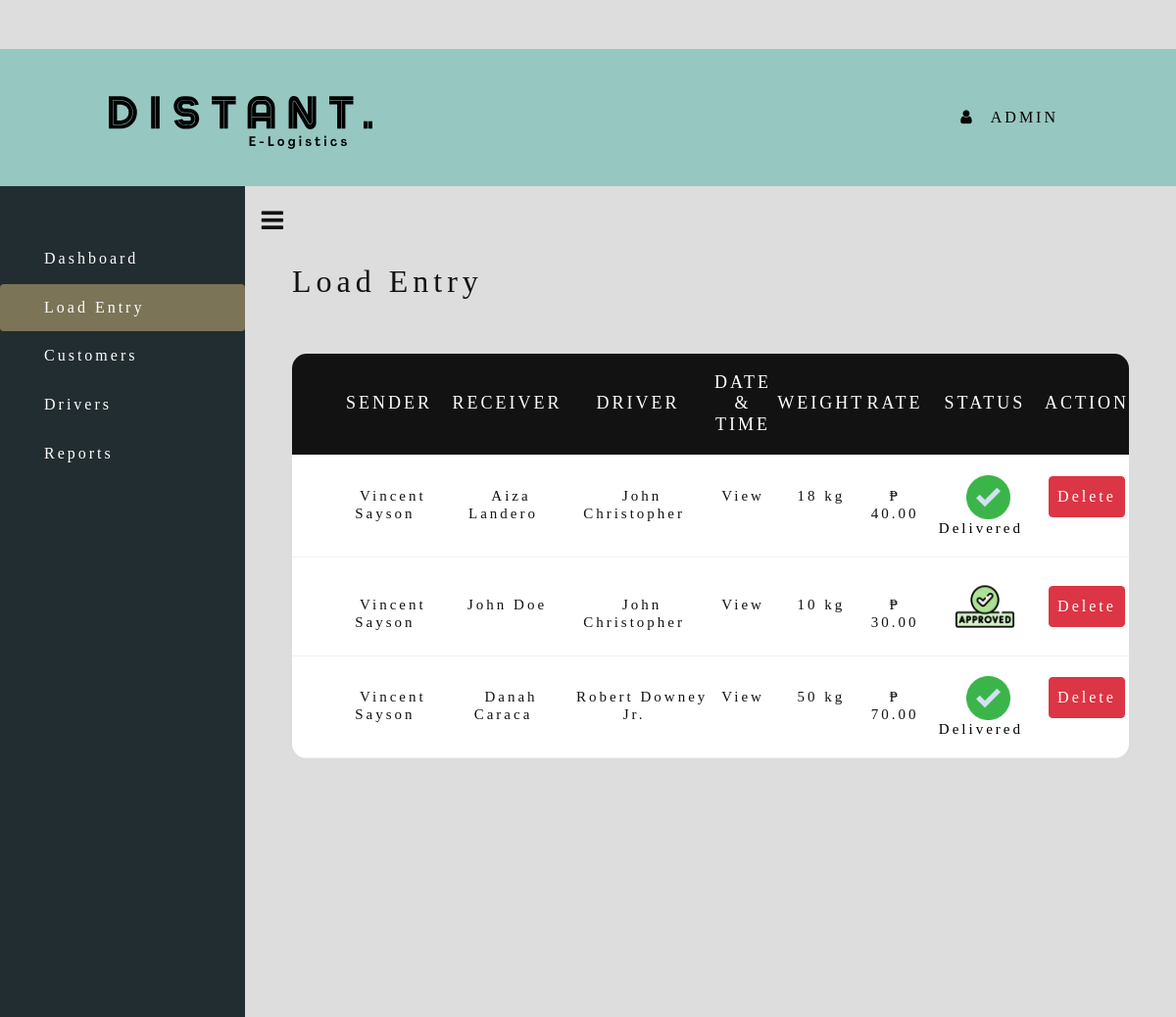
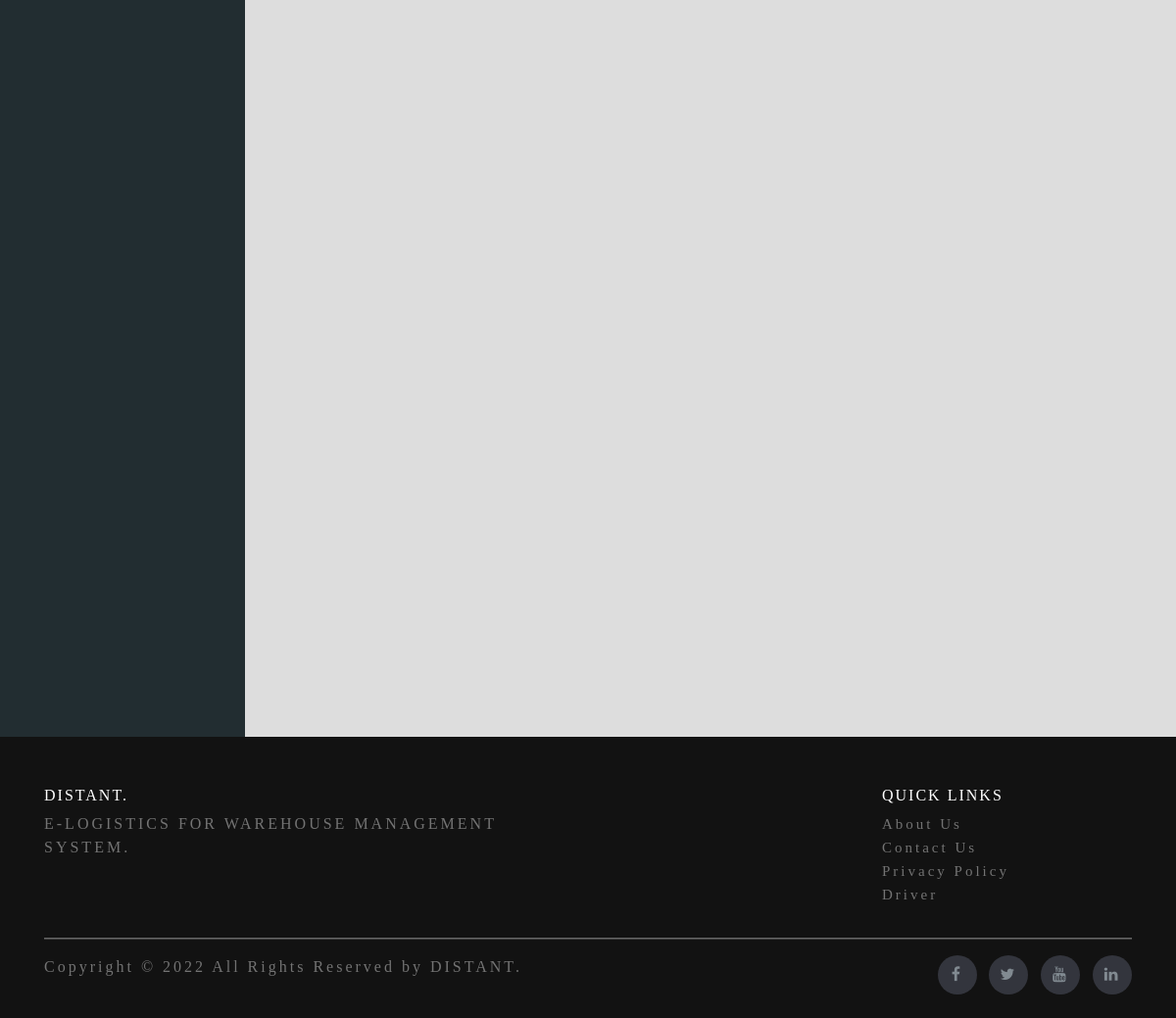
The page /user/admin/load-entry.php (signed in) on the database its author committed (2 pictures, top to bottom).
### tables this page shows
CREATE TABLE `parcels` (
  `id` int(11) NOT NULL,
  `fullname` varchar(255) NOT NULL,
  `address` varchar(255) NOT NULL,
  `contact` varchar(255) NOT NULL,
  `sender_id` int(11) NOT NULL,
  `status` varchar(255) NOT NULL DEFAULT 'To Be Approve',
  `pick_up` date DEFAULT NULL,
  `pick_up_time` time DEFAULT NULL,
  `real_pick_up` date DEFAULT NULL,
  `real_pick_up_time` time DEFAULT NULL,
  `driver_id` int(11) NOT NULL,
  `est` date DEFAULT NULL,
  `est_time` time DEFAULT NULL,
  `real_est` date DEFAULT NULL,
  `real_est_time` time DEFAULT NULL,
  `weight` varchar(255) DEFAULT NULL,
  `rate` varchar(255) DEFAULT NULL,
  `tracking_id` varchar(255) DEFAULT NULL,
  `parcel_location` varchar(255) NOT NULL DEFAULT 'not-defined'
);

CREATE TABLE `users` (
  `id` int(11) NOT NULL,
  `fullname` varchar(255) NOT NULL,
  `address` varchar(255) NOT NULL,
  `email` varchar(255) NOT NULL,
  `password` varchar(255) NOT NULL,
  `contact` varchar(255) NOT NULL,
  `role` varchar(1) NOT NULL DEFAULT 'U',
  `img` varchar(255) DEFAULT NULL,
  `vehicle` varchar(50) DEFAULT NULL,
  `active` varchar(1) NOT NULL DEFAULT 'Y',
  `user_id` varchar(255) DEFAULT NULL,
  `driver_lic` varchar(255) DEFAULT NULL
);

### process/functions.php (called while the page is built, shortened)
<?php
function show_data($table_name, $pk, $id)
{
    $conn = connect();
    $sql = "SELECT * FROM $table_name WHERE $pk = '$id'";
    $result = $conn->query($sql);
    if ($result == TRUE) {
        return $result->fetch_assoc();
    }
}
function show_data_multiple($table_name, $pk, $id)
{
    $conn = connect();
    $sql = "SELECT * FROM $table_name WHERE $pk = '$id'";
    $result = $conn->query($sql);
    if ($result->num_rows > 0) {
        $rows = array();
        while ($row  = $result->fetch_assoc()) {
            $rows[] = $row;
        }
        return $rows;
    } else {
        return FALSE;
    }
}
function get_load(){
    $conn = connect();
    $sql = "SELECT * FROM parcels WHERE status = 'On The Way' OR status = 'To Be Pick Up' OR status = 'Delivered' OR status = 'Approved' OR status = 'Pending'";
    $result = $conn->query($sql);
    if ($result->num_rows > 0) {
        $rows = array();
        while ($row  = $result->fetch_assoc()) {
            $rows[] = $row;
        }
        return $rows;
    } else {
        return FALSE;
    }
}

### user/admin/load-entry.php (the view, shortened to what this page needs)
<?php
    include("check_user.php");
    include '../../process/functions.php';
?>
<!DOCTYPE html>
<html lang="en">
    <head>
        <link href="/distant-elogistics/css/bootstrap.css" rel="stylesheet" type="text/css" media="all" />
        <link href="/distant-elogistics/css/style.css" rel="stylesheet" type="text/css" media="all" />
        <link href="/distant-elogistics/css/easy-responsive-tabs.css" rel='stylesheet' type='text/css'/>
        <link href="/distant-elogistics/css/font-awesome.css" rel="stylesheet">
        <link rel="stylesheet" href="/distant-elogistics/user/css/nav-style.css">
    </head>
    <body class="bbg1">
        <?php
            include ("header.php");
        ?>
        <div id="user-body" class="wrapper d-flex align-items-stretch" style="min-height: 200%;">
            <nav id="sidebar">
                <div id="btn-mn" class="custom-menu">
                    <button type="button" id="sidebarCollapse" class="btn-menu">
                        <i class="fa fa-bars"></i>
                    </button>
                </div>
                <ul class="nav nav-pills flex-column mb-5 stick-nav">
                    <li class="nav-item" style="margin-top: 50px;">
                        <a href="index.php" class="nav-link text-white">
                            Dashboard
                        </a>
                    </li>
                    <li>
                        <a href="load-entry.php" class="nav-link active fnt" aria-current="page">
                            Load Entry
                        </a>
                    </li>
                    <li>
                        <a href="customers.php" class="nav-link text-white">
                            Customers
                        </a>
                    </li>
                    <li>
                        <a href="drivers.php" class="nav-link text-white">
                            Drivers
                        </a>
                    </li>
                    <li>
                        <a href="reports.php" class="nav-link text-white">
                            Reports
                        </a>
                    </li>
                </ul>
            </nav>
            <div id="content" class="p-4 p-md-5 pt-5">
                <h2 class="head-content">Load Entry</h2>
                <div class="limiter" style="margin-top: 50px;">
                    <div class="container-table100">
                        <div class="wrap-table100">
                            <div class="table">
                                <div class="row-user header-tbluser nohover" style="text-transform: uppercase;">
                                    <div class="cell">
                                        <br>Sender
                                    </div>
                                    <div class="cell">
                                        <br>Receiver
                                    </div>
                                    <div class="cell">
                                        <br>Driver
                                    </div>
                                    <div class="cell">
                                        Date & <br>Time
                                    </div>
                                    <div class="cell">
                                        <br>Weight
                                    </div>
                                    <div class="cell">
                                        <br>Rate
                                    </div>
                                    <div class="cell">
                                        <br>Status
                                    </div>
                                    <div class="cell">
                                        <br>Action
                                    </div>
                                </div>
                                <?php if (!empty(get_load())) : ?>
                                    <?php foreach (get_load() as $row) : ?>
                                        <div class="row-user">
                                            <div class="cell" data-title="Sender's Name">
                                                <a class="text-decoration-none" style="cursor: pointer; font-family: Agrandir-TextBold;" title="Click to show the Sender's Full Information and Profile" data-bs-toggle="modal" data-bs-target="#<?php echo show_data('users','id',$row['sender_id'])['user_id']; ?>">
                                                    <?php echo show_data('users','id',$row['sender_id'])['fullname'] ?>
                                                </a>
                                            </div>
                                            <?php if (!empty(show_data_multiple('parcels', 'id', $row['id']))) : ?>
                                                <?php foreach (show_data_multiple('parcels', 'id', $row['id']) as $row) : ?>
                                                    <div class="cell" data-title="Receiver's Name">
                                                        <a class="text-decoration-none" style="cursor: pointer; font-family: Agrandir-TextBold;" title="Click to show the Receiver's Full Information" data-bs-toggle="modal" data-bs-target="#<?php echo $row['tracking_id'] ?>">
                                                            <?php echo $row['fullname']; ?>
                                                        </a>
                                                                                <?php echo show_data('parcels','id',$row['id'])['fullname']; ?>
                                                                                <?php echo show_data('parcels','id',$row['id'])['address']; ?>
                                                                                <?php echo show_data('parcels','id',$row['id'])['contact']; ?>
                                                    </div>
                                                <?php endforeach ?>
                                            <?php endif; ?>
                                            <div class="cell" data-title="Driver">
                                                <a class="text-decoration-none" style="cursor: pointer; font-family: Agrandir-TextBold;" data-bs-toggle="modal" title="Click to show the Driver's Full Information and Profile" data-bs-target="#<?php echo show_data('users','id',$row['driver_id'])['user_id']; ?>">
                                                    <?php
                                                        echo show_data('users','id',$row['driver_id'])['fullname'];
                                                    ?>
                                                </a>
                                            </div>
                                            <div class="cell" data-title="Date & Time">
                                                <a class="text-decoration-none" style="cursor: pointer; font-family: Agrandir-TextBold;" data-bs-toggle="modal" title="Click to show Date and Time Status" data-bs-target="#DateTime-1234<?php echo $row['id'] ?>">
                                                    View
                                                </a>
                                            </div>
                                            <div class="cell" data-title="Weight">
                                                <?php echo $row['weight'] ?> kg
                                            </div>
                                            <div class="cell" data-title="Rate">
                                                <?php echo "₱ ".$row['rate'] ?>.00
                                            </div>
                                            <?php if ($row['status'] == 'To Be Pick Up') : ?>
                                                <div class="cell" data-title="Status">
                                                    <span style=" color: black;"> <img style="width: 45px;" src="/distant-elogistics/images/tbpu.png"> <?php echo $row['status'] ?></span>
                                                </div>
                                            <?php elseif ($row['status'] == 'On The Way' || $row['status'] == 'Return to Warehouse') : ?>
                                                <div class="cell" data-title="Status">
                                                    <span style=" color: black;"> <img style="width: 45px;" src="/distant-elogistics/images/otw.png"> <?php echo $row['status'] ?> </span>
                                                </div>
                                            <?php elseif ($row['status'] == 'Delivered') : ?>
                                                <div class="cell" data-title="Status">
                                                    <span style=" color: black;"> <img style="width: 45px;" src="/distant-elogistics/images/delivered.png"> <?php echo $row['status'] ?></span>
                                                </div>
                                            <?php elseif ($row['status'] == 'To Be Approve') : ?>
                                                <div class="cell" data-title="Status">
                                                    <span style=" color: black;"> <img style="width: 45px;" src="/distant-elogistics/images/action.png"> <?php echo $row['status'] ?></span>
                                                </div>
                                            <?php elseif ($row['status'] == 'Approved') : ?>
                                                <div class="cell" data-title="Status">
                                                    <span style=" color: black;" title="Waiting For Driver"> <img style="width: 60px;" src="/distant-elogistics/images/approved.png">  </span>
                                                </div>
                                            <?php elseif ($row['status'] == 'Pending') : ?>
                                                <div class="cell" data-title="Status">
                                                    <span style=" color: black;"> <img style="width: 45px;" src="/distant-elogistics/images/pending.png"> <?php echo $row['status'] ?></span>
                                                </div>
                                            <?php endif; ?>
                                            <?php if (!empty(show_data_multiple('parcels', 'id', $row['id']))) : ?>
                                                <?php foreach (show_data_multiple('parcels', 'id', $row['id']) as $row) : ?>
                                                    <div class="cell" data-title="Action">
                                                        <a class="btn btn-danger" style="cursor: pointer; color: white;" data-bs-toggle="modal" data-bs-target="#Del-123456789<?php echo $row['id']; ?>">
                                                            Delete
                                                        </a>
                                                    </div>
                                                <?php endforeach ?>
                                            <?php endif; ?>
                                        </div>
                                    <?php endforeach; ?>
                                <?php endif; ?>
                            </div>
                        </div>
                    </div>
                </div>
            </div>
        </div>
        <?php
            require_once (__ROOT__."/landing-page/footer.php");
        ?>
    </body>
</html>

### rows shown on the page
parcels: sender.fullname "Vincent Sayson", fullname "Aiza Landero", driver.fullname "John Christopher", weight "18", rate "40", status "Delivered"
parcels: sender.fullname "Vincent Sayson", fullname "John Doe", driver.fullname "John Christopher", weight "10", rate "30"
parcels: sender.fullname "Vincent Sayson", fullname "Danah Caraca", driver.fullname "Robert Downey Jr.", weight "50", rate "70", status "Delivered"

### other values the page prints
$_SESSION["fullname"] "ADMIN"
